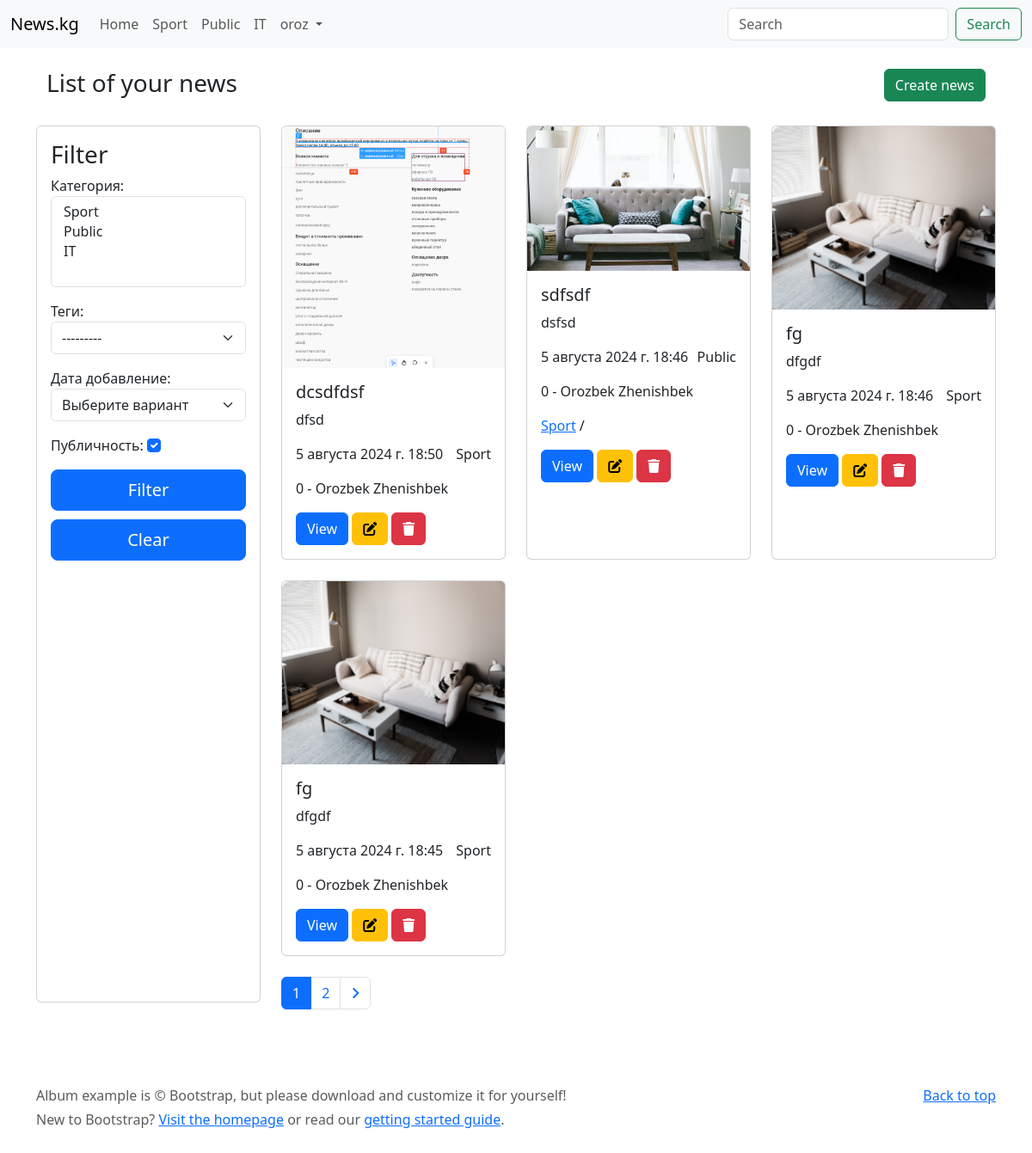
Page /workspace/?is_published=on (signed in) on the earlier database version.
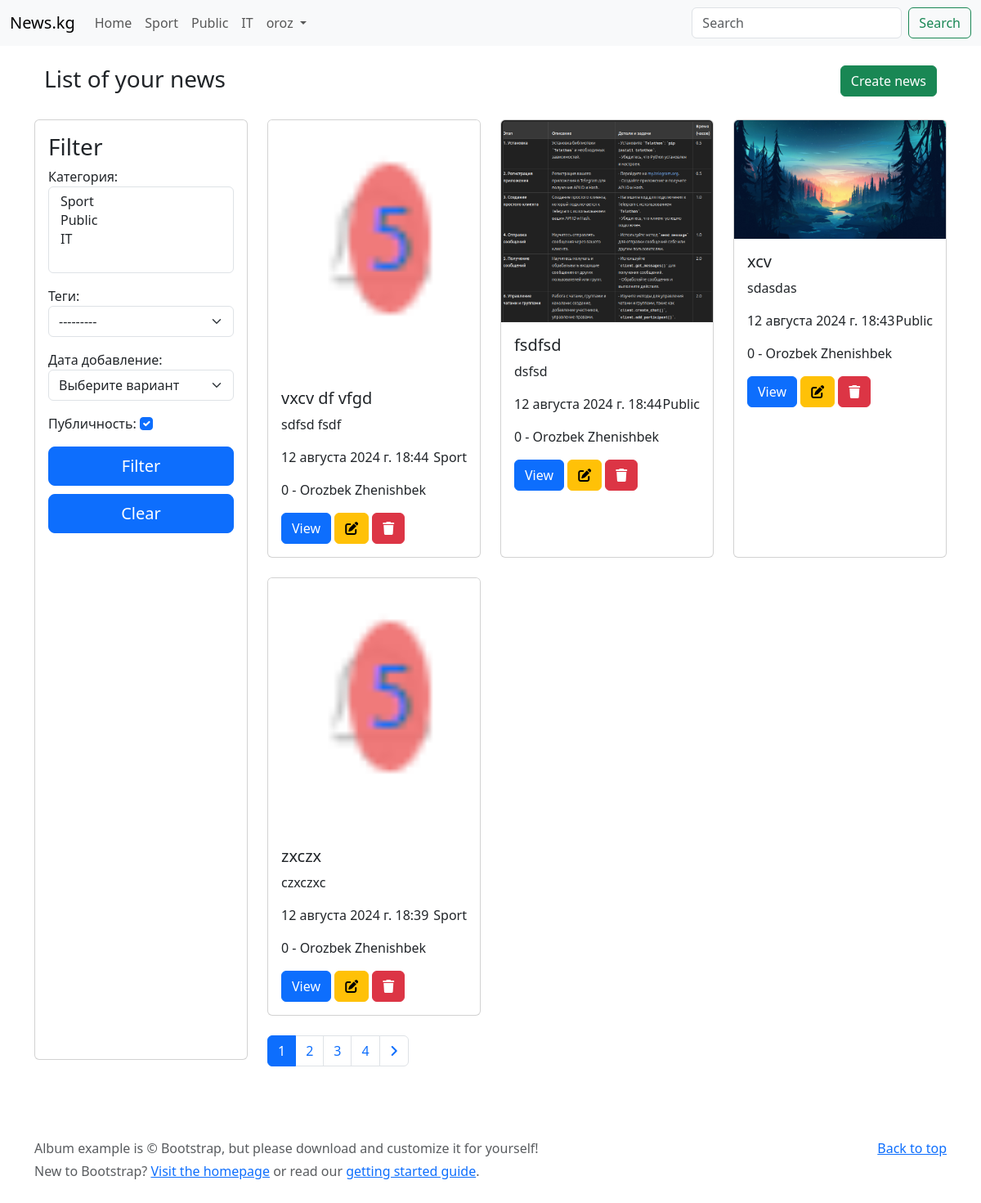
Same page on the later database version.
### news/models.py (models this page shows, shortened)
class Category(models.Model):
    class Meta:
        verbose_name = 'категория'
        verbose_name_plural = 'категории'
    name = models.CharField(verbose_name='название', max_length=100)
    def __str__(self):
        return f'{self.name}'

class News(models.Model):
    class Meta:
        verbose_name = 'новость'
        verbose_name_plural = 'новости'
    name = models.CharField(verbose_name='название', max_length=100, validators=[min_length_validator])
    image = models.ImageField(verbose_name='изображение', upload_to=news_image_upload_to)
    category = models.ForeignKey(
        'news.Category', on_delete=models.PROTECT, related_name='news', verbose_name='категория')
    tags = models.ManyToManyField('news.Tag', related_name='news', verbose_name='теги')
    description = models.CharField(verbose_name='описание', max_length=300)
    content = models.TextField(verbose_name='контент')
    date = models.DateTimeField(verbose_name='дата добавление', auto_now_add=True)
    views = models.IntegerField(verbose_name='просмотры', default=0, validators=[MinValueValidator(0), MaxValueValidator(100000)])
    author = models.ForeignKey('auth.User', on_delete=models.CASCADE, related_name='news', verbose_name='автор')
    is_published = models.BooleanField(verbose_name='публичность', default=True)

class Tag(models.Model):
    class Meta:
        verbose_name = 'тег'
        verbose_name_plural = 'теги'
    name = models.CharField(verbose_name='название', max_length=100)
    def __str__(self):
        return f'{self.name}'

### workspace/views.py (the view)
# urls.py: path('workspace/', include('workspace.urls')),
@login_required(login_url="/workspace/login/")
def workspace(request):
    news = News.objects.filter(author=request.user).order_by("-date", "name")
    filterset = NewsFilter(data=request.GET, queryset=news)
    news = filterset.qs
    category_id = request.GET.get("category", 0)
    tags_id = request.GET.get("tags", 'tags=')
    date_id = request.GET.get("date", 'date=')
    is_published_id = request.GET.get("is_published", 'is_published=')
    arr = [
        ("category", category_id),
        ("tags", tags_id),
        ("date", date_id),
        ("is_published", is_published_id),
    ]
    obj = {}
    for i in arr:
        if i[1]:
            obj[i[0]] = i[1]
    text = ""
    for i in obj:
        if not text:
            text += f"?{i}={obj[i]}"
        else:
            text += f"&{i}={obj[i]}"
    if text:
        text += "&"
    page = int(request.GET.get("page", 1))
    page_size = int(request.GET.get("page_size", 4))
    pagin = Paginator(news, page_size)
    news = pagin.get_page(page)
    print(obj, text, "1111")
    return render(
        request,
        "workspace/index.html",
        {"news": news, "filterset": filterset, "obj": text},
    )

### news/templatetags/custom_tags.py (called while the page is built)
@register.simple_tag()
def get_categories():
    return Category.objects.all()

### templates/workspace/index.html (shortened to what this page needs)
{% extends 'base.html' %}
{% load static %}
{% block content %}
<div class="container d-flex justify-content-between mb-4">
    <h3>List of your news</h3>
    <div>
        <a href="{% url 'create_news' %}" class="btn btn-success">Create news</a>
    </div>
</div>
<div class="row">
    <div class="col-12 col-md-4 col-lg-3 mb-4">
        <div class="card h-100">
            <div class="card-body">
                <h3>Filter</h3>
                {% include "components/news_filter.html" %}
            </div>
        </div>
    </div>
    <div class="col-12 col-md-8 col-lg-9">
        <div class="row">
            {% for item in news %}
            <div class="col-lg-4 col-md-6 col-sm-6 col-12 mb-4">
                <div class="card h-100">
                    <img src="{{ item.image.url }}" class="card-img-top" alt="...">
                    <div class="card-body">
                        <h5 class="card-title">{{ item.name }}</h5>
                        <p class="card-text">{{ item.description }}</p>
                        <p class="d-flex justify-content-between">
                            <span>{{ item.date }}</span>
                            <span>{{ item.category.name }}</span>
                        </p>
                        <p>
                            {{ item.views }} - {{ item.author.first_name }} {{ item.author.last_name }}
                        </p>
                        <p>
                            {% for tag in item.tags.all %}
                            <a href="#">{{ tag.name }}</a> /
                            {% endfor %}
                        </p>
                        <div>
                            <a href="{% url 'detail_news' id=item.id %}" class="btn btn-primary">View</a>
                            <a href="{% url 'update_news' id=item.id %}" class="btn btn-warning">
                                <i class="fa-solid fa-pen-to-square"></i>
                            </a>
                            <a href="{% url 'delete_news' id=item.id %}" class="btn btn-danger">
                                <i class="fa-solid fa-trash"></i>
                            </a>
                        </div>
                    </div>
                </div>
            </div>
            {% endfor %}
        </div>
        {% if news.has_previous or news.has_next %}
        <nav>
            <ul class="pagination">
                {% for i in news.paginator.page_range %}
                {% if news.number == i %}
                <li class="page-item active">
                    <span class="page-link">{{ i }}</span>
                </li>
                {% else %}
                <li class="page-item">
                    <a class="page-link" href="{% if obj %}{{obj}}{% else %}?{% endif %}page={{ i }}">{{ i }}</a>
                </li>
                {% endif %}
                {% endfor %}
                {% if news.has_next %}
                <li class="page-item">
                    <a class="page-link" href="{% if obj %}{{obj}}{% else %}?{% endif %}page={{ news.next_page_number }}">
                        <i class="fa-solid fa-angle-right"></i>
                    </a>
                </li>
                {% endif %}
            </ul>
        </nav>
        {% endif %}
    </div>
</div>
{% endblock content %}

### templates/components/nav_categories.html
{% load custom_tags %}
{% get_categories as categories %}
{% for category in categories %}
    <li class="nav-item">
        <a class="nav-link" href="{% url 'main' %}?category={{ category.id }}">{{ category.name }}</a>
    </li>
{% endfor %}

Differences in the rows shown:
no longer on this page (row unchanged): News: image (picture), name "dcsdfdsf", description "dfsd", date "5 августа 2024 г. 18:50", category.name "Sport", views "0", author.first_name "Orozbek", author.last_name "Zhenishbek"
no longer on this page (row unchanged): News: image (picture), name "sdfsdf", description "dsfsd", date "5 августа 2024 г. 18:46", category.name "Public", views "0", author.first_name "Orozbek", author.last_name "Zhenishbek"
no longer on this page (row unchanged): Tag: name "Sport"
no longer on this page (row unchanged): News: image (picture), name "fg", description "dfgdf", date "5 августа 2024 г. 18:46", category.name "Sport", views "0", author.first_name "Orozbek", author.last_name "Zhenishbek"
no longer on this page (row unchanged): News: image (picture), name "fg", description "dfgdf", date "5 августа 2024 г. 18:45", category.name "Sport", views "0", author.first_name "Orozbek", author.last_name "Zhenishbek"
added News: image (picture), name "vxcv df vfgd", description "sdfsd fsdf", date "12 августа 2024 г. 18:44", category.name "Sport", views "0", author.first_name "Orozbek", author.last_name "Zhenishbek"
added News: image (picture), name "fsdfsd", description "dsfsd", date "12 августа 2024 г. 18:44", category.name "Public", views "0", author.first_name "Orozbek", author.last_name "Zhenishbek"
added News: image (picture), name "xcv", description "sdasdas", date "12 августа 2024 г. 18:43", category.name "Public", views "0", author.first_name "Orozbek", author.last_name "Zhenishbek"
added News: image (picture), name "zxczx", description "czxczxc", date "12 августа 2024 г. 18:39", category.name "Sport", views "0", author.first_name "Orozbek", author.last_name "Zhenishbek"
Other differences:
new list line: "3"
new list line: "4"
